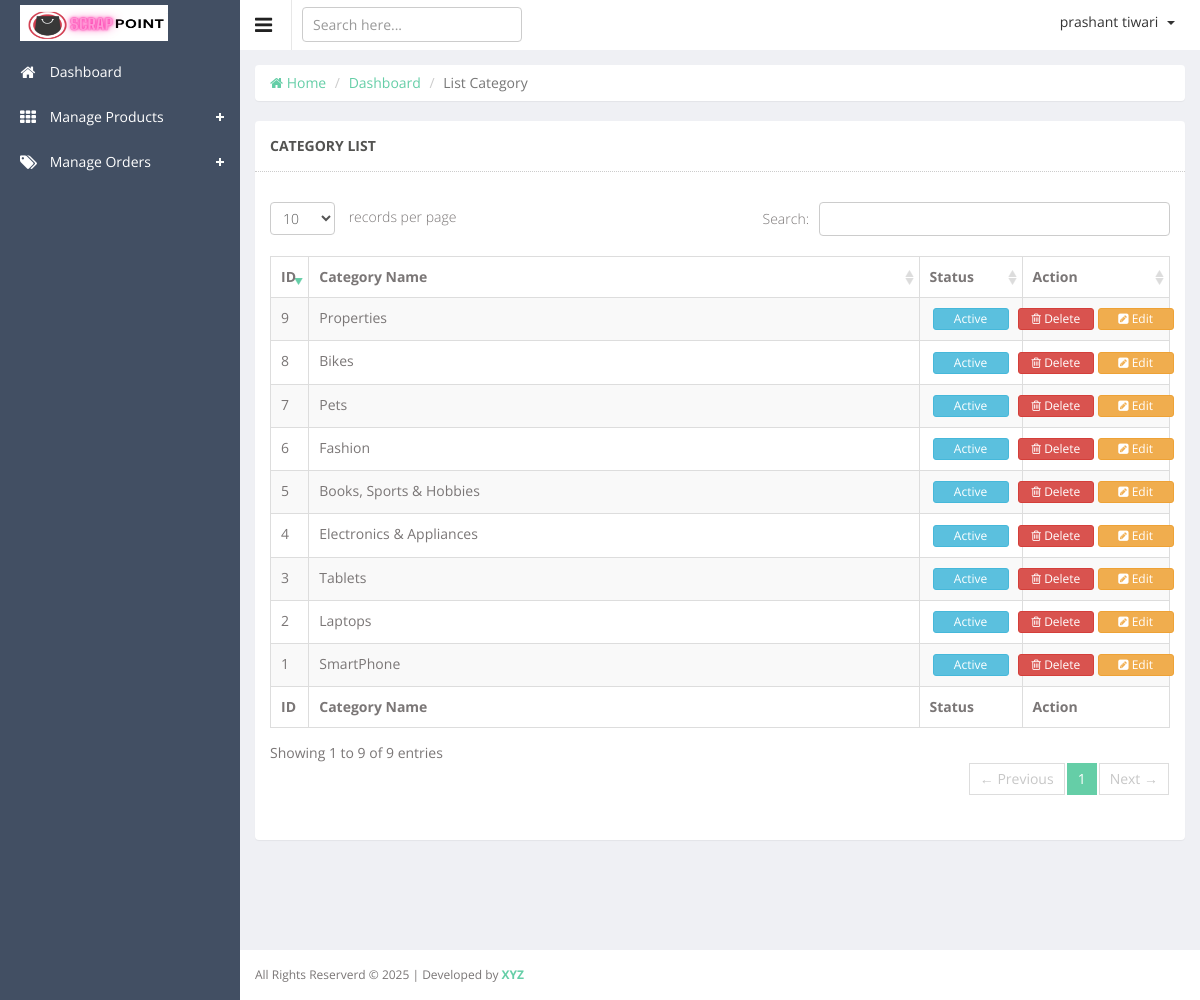
Page /admin/list-category.php (signed in) on the committed database.
### tables this page shows
CREATE TABLE `categories` (
  `id` int(11) NOT NULL COMMENT 'CATEGORIES ID',
  `category_name` varchar(64) NOT NULL,
  `category_status` enum('Active','Inactive') NOT NULL DEFAULT 'Active',
  `created_at` datetime DEFAULT NULL,
  `updated_at` datetime DEFAULT NULL
);

### admin/app/Http/Controllers/View.php (called while the page is built, shortened)
<?php
class View
{
	public function loadContent($directory, $page_name)
	{
		include("resource/view/".$directory."/".$page_name.".php");
	}
}
?>

### admin/list-category.php (called while the page is built)
<?php
include("app/Http/Controllers/View.php");
$view = new View;
$view->loadContent("include", "session");
$view->loadContent("include", "top");
$view->loadContent("content", "list-category");
$view->loadContent("include", "tail");
?>

### admin/app/Models/Eloquent.php (called while the page is built, shortened)
<?php
class Eloquent
{
	public $connection;
	public function __construct()
	{
		$this->connection = new PDO('mysql:host='.$GLOBALS['DBHOST'].';dbname='.$GLOBALS['DBNAME'].';charset=utf8', $GLOBALS['DBUSER'], $GLOBALS['DBPASS']);
		$this->connection->setAttribute(PDO::ATTR_ERRMODE, PDO::ERRMODE_EXCEPTION);
		$this->connection->setAttribute(PDO::ATTR_EMULATE_PREPARES, false);
	}
	public function selectData($columnName, $tableName, $whereValue = 0, $inColumn = 0, $inValue = 0, $formatBy = 0, $paginate = 0)
	{
		try
		{
			if($columnName == "*")
			{
				$sql1 = "SELECT ";
				$sql2 = "*";
			}
			$sql3 = " FROM `$tableName`";
			if(@$formatBy['GROUP'])
				$sql6 = " GROUP BY `" . $formatBy['GROUP'] . "`";
			else
				$sql6 = "";
			if(@$formatBy['ASC'])
				$sql7 = " ORDER BY `" . $formatBy['ASC'] . "` ASC";
			else if(@$formatBy['DESC'])
				$sql7 = " ORDER BY `" . $formatBy['DESC'] . "` DESC";
			else
				$sql7 = "";
			if($paginate != 0)
				$sql8 = " LIMIT " . $paginate['POINT'] . ", " . $paginate['LIMIT'];
			else
				$sql8 = "";
			if($whereValue != 0)
			{
				$sql4 = " WHERE ";
				foreach($whereValue AS $wa1Column => $wa1Value)
				{
					@$sql5 .= $wa1Column . " = " . "'" . $wa1Value . "' AND ";
				}
				$sql5 = trim($sql5); $sql5 = rtrim($sql5, "AND"); $sql5 = trim($sql5);
				$preSQL = $sql1 . $sql2 . $sql3 . $sql4 . $sql5 . $sql6 . $sql7 . $sql8;
			}
			else
			{
				if($inValue != 0)
				{
					$preSQL = $sql1 . $sql2 . $sql3 . $sql4 . $sql5 . $sql6 . $sql7 . $sql8;
				}
				else
				{
					$preSQL = $sql1 . $sql2 . $sql3 . $sql6 . $sql7 . $sql8;
				}
			}
			$query = $this->connection->prepare($preSQL);
			$query->execute();
			$dataSelected = $query->fetchAll(PDO::FETCH_ASSOC);
			return $dataSelected;
		}
		catch(Exception $e)
		{
			return 0;
		}
	}
}
?>

### admin/resource/view/content/list-category.php (the view, shortened to what this page needs)
<?php
include("app/Models/Eloquent.php");
$eloquent = new Eloquent;
$columnName = "*";
$tableName = "categories";
$categoryList = $eloquent->selectData($columnName, $tableName);
?>
<div class="wrapper">
	<div class="row">
		<div class="col-sm-12">
			<ul class="breadcrumb panel">
				<li><a href="dashboard.php"><i class="fa fa-home"></i> Home</a></li>
				<li><a href="dashboard.php">Dashboard</a></li>
				<li class="active">List Category</li>
			</ul>
			<section class="panel">
				<header class="panel-heading">
					CATEGORY LIST
				</header>
				<div class="panel-body">
					<div class="adv-table">
						<table class="display table table-bordered table-striped" id="dynamic-table">
							<thead>
								<tr>
									<th style="width:5%"> ID </th>
									<th style="width:67%"> Category Name </th>
									<th style="width:10%"> Status </th>
									<th style="width:18%"> Action </th>
								</tr>
							</thead>
							<tbody>
								<?php
									$n=1;
									foreach($categoryList AS $eachRow)
									{
										echo '
										<tr class="gradeA">
											<td>'. $n .'</td>
											<td>'. $eachRow['category_name'] .'</td>
											<td class="center">
												<form method="post" action="">
													<input type="hidden" name="category_status_id" value="'.$eachRow['id'].'" />
													<input type="hidden" name="current_status" value="'.$eachRow['category_status'].'" />
													<button name="change_status" class="btn btn-info btn-xs" style="width: 76px;" type="submit">'.$eachRow['category_status'].'</button>
												</form>
											</td>
											<td class="center">
												<div class="row">
													<a data-id="'. $eachRow['id'] .'" class="btn btn-danger btn-xs deleteButton" href="#deleteModal" style="width: 76px;" data-toggle="modal">
														<i class="fa fa-trash-o"></i> Delete
													</a>
													<form method="post" action="edit-category.php" style="display: inline;">
														<input type="hidden" name="category_id" value="'.$eachRow['id'].'"/>
														<button name="try_edit" class="btn btn-warning btn-xs" style="width: 76px;" type="submit">
															<i class="fa fa-pencil-square"></i> Edit
														</button>
													</form>
												</div>
											</td>
										</tr>
										';
										$n++;
									}
								?>
							</tbody>
							<tfoot>
								<tr>
									<th> ID </th>
									<th> Category Name </th>
									<th> Status </th>
									<th> Action </th>
								</tr>
							</tfoot>
						</table>
					</div>
				</div>
			</section>
		</div>
	</div>
</div>

### admin/resource/view/include/top.php (shortened to what this page needs)
<!DOCTYPE html>
<html lang="en">
	<head>
		<link href="public/summernote/summernote-lite.min.css" rel="stylesheet">
		<link href="public/js/datatable/css/demo_table.css" rel="stylesheet">
		<link href="public/css/style.css" rel="stylesheet">
		<link href="public/css/style-responsive.css" rel="stylesheet">
		<link href="public/css/custom.css" rel="stylesheet">
	</head>
	<body class="sticky-header">
		<section>
			<div class="left-side sticky-left-side">
				<div class="logo">
					<a href="dashboard.php">
						<img src="../public/assets/images/favicon/logoBackEnd.png" alt="" height="36px">
					</a>
				</div>
				<div class="left-side-inner">
					<ul class="nav nav-pills nav-stacked custom-nav">
						<li>
							<a href="dashboard.php">
								<i class="fa fa-home"></i> <span>Dashboard</span>
							</a>
						</li>
						<?php
							if($_SESSION['SMC_login_admin_type'] == "Root Admin" || $_SESSION['SMC_login_admin_type'] == "Content Manager")
							{
								echo '
								<li class="menu-list">
									<a href="#"> <i class="fa fa-th"></i> <span> Manage Products </span> </a>
									<ul class="sub-menu-list">
										<li>
											<a href="create-product.php"> Create Products</a>
										</li>
										<li>
											<a href="list-product.php"> Products List </a>
										</li>
									</ul>
								</li>
								';
							}
							if($_SESSION['SMC_login_admin_type'] == "Root Admin" || $_SESSION['SMC_login_admin_type'] == "Content Manager")
							{
								echo '
								<li class="menu-list">
									<a href="#"> <i class="fa fa-tags"></i> <span> Manage Orders </span> </a> <i class="fas fa-sort-amount-up-alt"></i>
									<ul class="sub-menu-list">
										<li>
										<a href="list-order.php"> Orders List </a>
										</li>
										<li>
										<a href="invoice-list.php"> Invoice List </a>
										</li>
									</ul>
								</li>';
							}
						?>
					</ul>
				</div>
			</div>
				<div class="main-content" >
					<div class="header-section">
						<a class="toggle-btn"> <i class="fa fa-bars"></i> </a>
						<form class="searchform" action="" method="post">
							<input type="text" class="form-control" name="keyword" placeholder="Search here..." />
						</form>
						<div class="menu-right">
							<ul class="notification-menu">
								<li>
									<a href="#" class="btn btn-default dropdown-toggle" data-toggle="dropdown">
										<?php echo $_SESSION['SMC_login_admin_name']; ?>
										<span class="caret"></span>
									</a>
								</li>
							</ul>
						</div>
					</div>

### admin/resource/view/include/tail.php (shortened to what this page needs)
				<footer class="sticky-footer" id="footer">
					All Rights Reserverd &copy; <?php echo date("Y"); ?> | Developed by
					<a href="" target="_blank">
						<b> XYZ </b>
					</a>
				</footer>
			</div>
		</section>
	</body>
</html>

### admin/public/js/datatable/css/demo_table.css (style rules this page uses)
table.display { margin: 0 auto; clear: both; width: 100%; }
table.display thead th { padding: 3px 18px 3px 10px; border-bottom: 1px solid black; font-weight: bold; cursor: pointer; * cursor: hand; }
table.display tfoot th { padding: 3px 18px 3px 10px; border-top: 1px solid black; font-weight: bold; }
table.display td { padding: 3px 10px; }
table.display td.center { text-align: center; }
.sorting_desc { background: url('../images/sort_desc.png') no-repeat center right; }
.sorting { background: url('../images/sort_both.png') no-repeat center right; }
table.display tr.odd.gradeA { background-color: #ddffdd; }
table.display tr.even.gradeA { background-color: #eeffee; }
tr.odd { background-color: #E2E4FF; }
tr.even { background-color: white; }
tr.odd td.sorting_1 { background-color: #D3D6FF; }
tr.even td.sorting_1 { background-color: #EAEBFF; }
tr.odd.gradeA td.sorting_1 { background-color: #c4ffc4; }
tr.even.gradeA td.sorting_1 { background-color: #d5ffd5; }
table.display tr.gradeA { background-color: #eeffee; }

### admin/public/css/custom.css (style rules this page uses)
ul, .list-unstyled { padding-left: 30px; }

### rows in the picture
categories: category_name "SmartPhone", category_status "Active"
categories: category_name "Laptops", category_status "Active"
categories: category_name "Tablets", category_status "Active"
categories: category_name "Electronics & Appliances", category_status "Active"
categories: category_name "Books, Sports & Hobbies", category_status "Active"
categories: category_name "Fashion", category_status "Active"
categories: category_name "Pets", category_status "Active"
categories: category_name "Bikes", category_status "Active"
categories: category_name "Properties", category_status "Active"

### other values in the picture
$_SESSION['SMC_login_admin_name'] "prashant tiwari"
